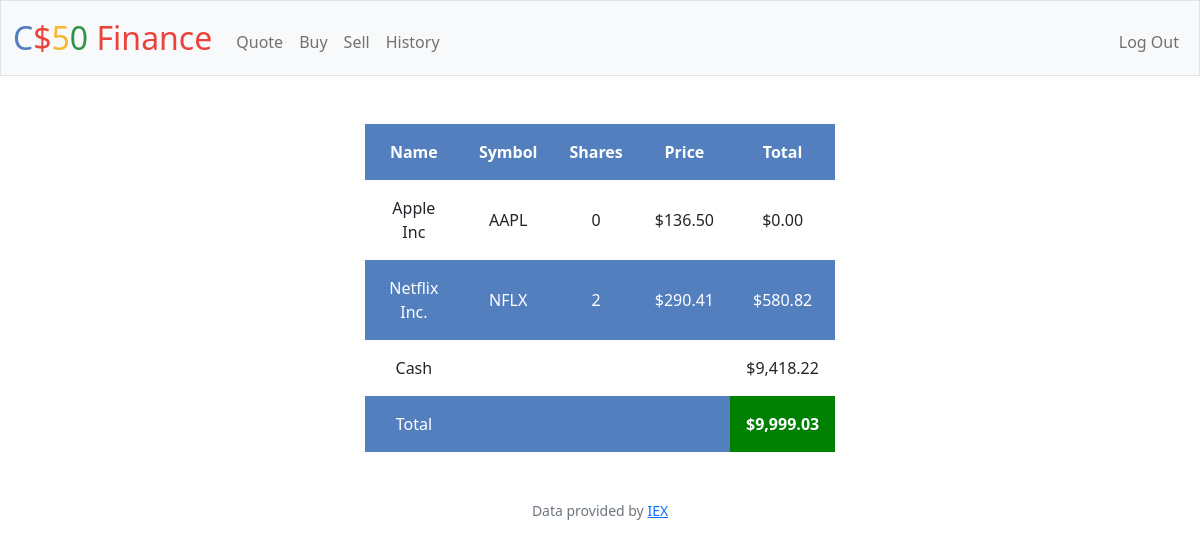
/ (signed in), run on the app's committed database.
### tables this page shows
CREATE TABLE history (
    id INTEGER PRIMARY KEY AUTOINCREMENT,
    user_id INTEGER NOT NULL,
    name TEXT NOT NULL,
    shares INTEGER NOT NULL,
    type TEXT NOT NULL,
    symbol TEXT NOT NULL,
    price NUMERIC NOT NULL,
    time TIMESTAMP DEFAULT CURRENT_TIMESTAMP,
    FOREIGN KEY(user_id) REFERENCES users(id)
);

CREATE TABLE users (id INTEGER PRIMARY KEY AUTOINCREMENT NOT NULL, username TEXT NOT NULL, hash TEXT NOT NULL, cash NUMERIC NOT NULL DEFAULT 10000.00);

### app.py (the view)
@app.route("/")
@login_required
def index():
    user_id = session["user_id"]
    result = db.execute("SELECT name, symbol, price, SUM(shares) as sumShares FROM history WHERE user_id = ? GROUP BY symbol", user_id )
    cash = db.execute("SELECT cash FROM users WHERE id = ?", user_id)
    cashed = cash[0]["cash"]
    pocket = cashed
    for item in result:
        cashed += item["price"] * item["sumShares"]
    return render_template("index.html", result=result, cashed=cashed, usd=usd, pocket=pocket )

### app.py (called while the page is built)
@app.after_request
def after_request(response):
    response.headers["Cache-Control"] = "no-cache, no-store, must-revalidate"
    response.headers["Expires"] = 0
    response.headers["Pragma"] = "no-cache"
    return response

### helpers.py (called while the page is built)
def login_required(f):
    @wraps(f)
    def decorated_function(*args, **kwargs):
        if session.get("user_id") is None:
            return redirect("/login")
        return f(*args, **kwargs)
    return decorated_function

def usd(value):
    return f"${value:,.2f}"

### templates/index.html (shortened to what this page needs)
{% extends "layout.html" %}
{% block main %}
<table>
        <tr>
                <th>Name</th>
                <th>Symbol</th>
                <th>Shares</th>
                <th>Price</th>
                <th>Total</th>
        </tr>
        {% for i in result%}
        <tr>
                <td>{{ i["name"] }}</td>
                <td>{{ i["symbol"] }}</td>
                <td>{{ i["sumShares"] }}</td>
                <td>{{ usd(i["price"]) }}</td>
                <td>{{ usd(i["sumShares"] * i["price"]) }}</td>
        </tr>
        {% endfor %}
        <tr>
                <td> Cash</td>
                <td colspan="3"></td>
                <td> {{ usd(pocket) }}</td>
        </tr>
        <tr>
                <td> Total</td>
                <td colspan="3"></td>
                <td id =total_cash>{{ usd(cashed) }}</td>
        </tr>
</table>
{% endblock %}

### static/styles.css (style rules this page uses)
table { width: 40%; margin-left: auto; margin-right: auto; padding-left: 15px; padding-right: 15px; text-align: center; }
table th, table td { text-align: center; padding: 1rem; vertical-align: middle; }
tbody tr:nth-of-type(odd) { background-color: #537fbe; color: white; }
#total_cash { background-color: green; color: white; font-weight: bold; }

### data on the page
history: name "Apple Inc", symbol "AAPL", sumShares "0", price "$136.50", sumShares "$0.00"
users: cash "$9,418.22"

### other printed values
{{ i["name"] }} "Netflix Inc."
{{ i["symbol"] }} "NFLX"
{{ i["sumShares"] }} "2"
{{ usd(i["price"]) }} "$290.41"
{{ usd(i["sumShares"] * i["price"]) }} "$580.82"
{{ usd(cashed) }} "$9,999.03"
